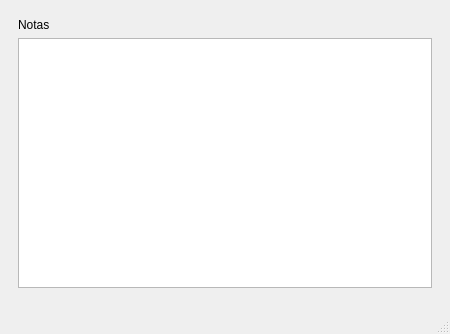
<?xml version="1.0" encoding="UTF-8"?>
<ui version="4.0">
 <class>Pila</class>
 <widget class="QMainWindow" name="Pila">
  <property name="geometry">
   <rect>
    <x>0</x>
    <y>0</y>
    <width>450</width>
    <height>334</height>
   </rect>
  </property>
  <property name="windowTitle">
   <string>Pila</string>
  </property>
  <widget class="QWidget" name="centralwidget">
   <layout class="QGridLayout" name="gridLayout_2">
    <item row="0" column="0">
     <widget class="QStackedWidget" name="stackedWidget">
      <property name="currentIndex">
       <number>1</number>
      </property>
      <widget class="QWidget" name="page">
       <layout class="QGridLayout" name="gridLayout_3">
        <item row="0" column="0">
         <layout class="QGridLayout" name="gridLayout">
          <item row="0" column="0">
           <widget class="QLabel" name="label">
            <property name="text">
             <string>Nombre</string>
            </property>
           </widget>
          </item>
          <item row="0" column="1">
           <widget class="QLineEdit" name="lineEdit"/>
          </item>
          <item row="1" column="0">
           <widget class="QLabel" name="label_2">
            <property name="text">
             <string>Apellido</string>
            </property>
           </widget>
          </item>
          <item row="1" column="1">
           <widget class="QLineEdit" name="lineEdit_2"/>
          </item>
          <item row="2" column="0">
           <widget class="QLabel" name="label_3">
            <property name="text">
             <string>Edad</string>
            </property>
           </widget>
          </item>
          <item row="2" column="1">
           <widget class="QLineEdit" name="lineEdit_3"/>
          </item>
         </layout>
        </item>
       </layout>
      </widget>
      <widget class="QWidget" name="page_2">
       <layout class="QVBoxLayout" name="verticalLayout_2">
        <item>
         <widget class="QLabel" name="label_4">
          <property name="text">
           <string>Notas</string>
          </property>
         </widget>
        </item>
        <item>
         <widget class="QPlainTextEdit" name="plainTextEdit"/>
        </item>
       </layout>
      </widget>
     </widget>
    </item>
    <item row="1" column="0">
     <widget class="QDialogButtonBox" name="buttonBox">
      <property name="standardButtons">
       <set>QDialogButtonBox::NoButton</set>
      </property>
     </widget>
    </item>
   </layout>
  </widget>
  <widget class="QMenuBar" name="menubar">
   <property name="geometry">
    <rect>
     <x>0</x>
     <y>0</y>
     <width>450</width>
     <height>23</height>
    </rect>
   </property>
  </widget>
  <widget class="QStatusBar" name="statusbar"/>
 </widget>
 <resources/>
 <connections/>
</ui>
